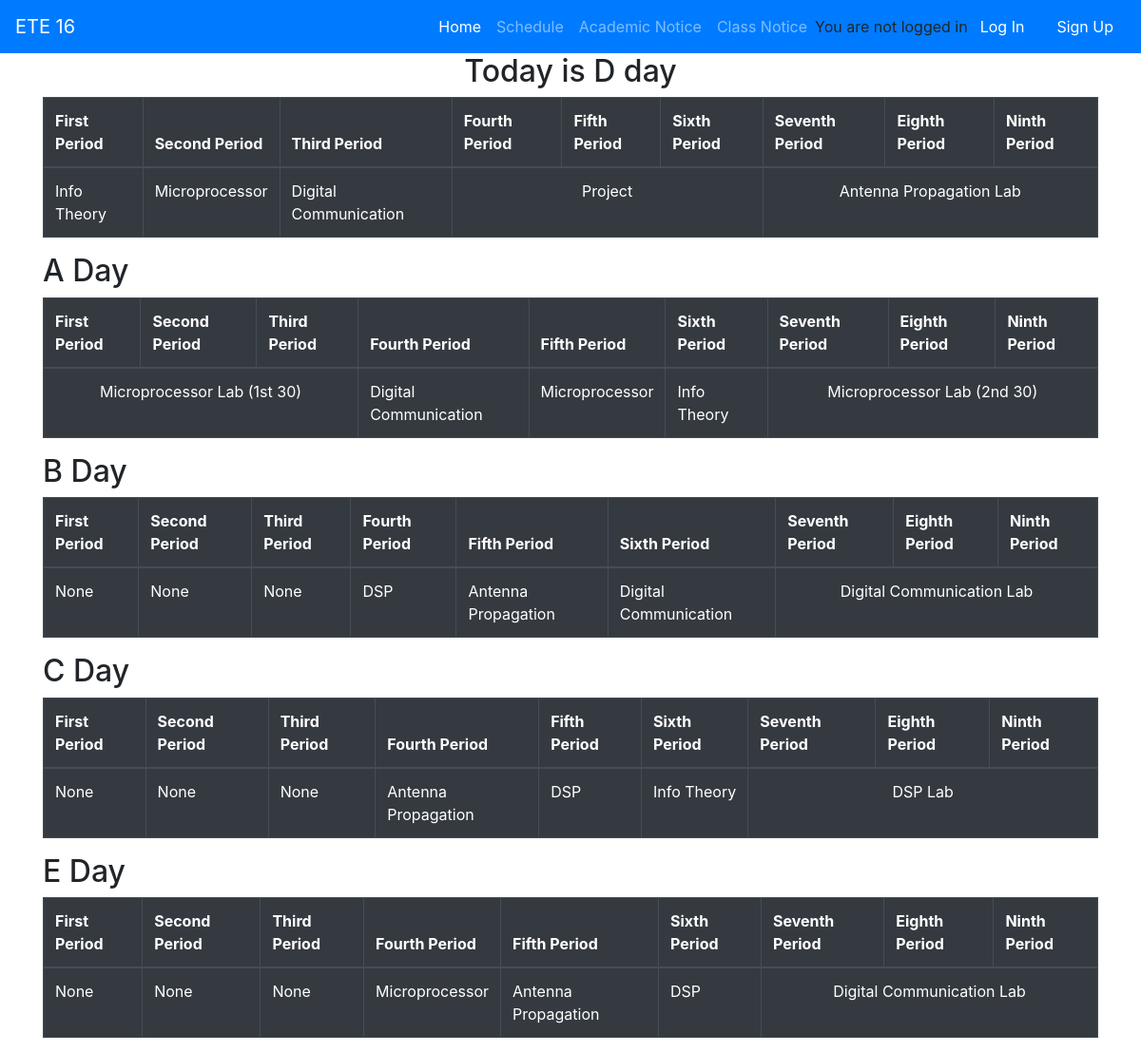
Page /schedule/ on the committed database.
### schedule/models.py (models this page shows, shortened)
class Schedule(models.Model):
	DAY_CHOICES = [
	('A','A'),
	('B','B'),
	('C','C'),
	('D','D'),
	('E','E'),
	]
	day = models.CharField(max_length=1,choices=DAY_CHOICES)
	date = models.DateField(auto_now_add=True)
	def __str__(self):
		return self.day

class Routine(models.Model):
	DAY_CHOICES = [
	('A','A'),
	('B','B'),
	('C','C'),
	('D','D'),
	('E','E'),
	]
	day = models.CharField(max_length=1,choices=DAY_CHOICES)
	morning_lab = models.BooleanField(default = False)
	first_period = models.CharField(max_length=30, null = " ",blank=True,default = "-")
	second_period = models.CharField(max_length=30, null = " ",blank=True,default = "-")
	third_period = models.CharField(max_length=30, null = " ",blank=True,default = "-")
	after_morning_lab=models.BooleanField(default = False)
	fourth_period = models.CharField(max_length=30, null = " ",blank=True,default = "-")
	fifth_period = models.CharField(max_length=30, null = " ",blank=True,default = "-")
	sixth_period = models.CharField(max_length=30, null = " ",blank=True,default = "-")
	afternoon_lab=models.BooleanField(default = False)
	seventh_period = models.CharField(max_length=30, null = " ",blank=True,default = "-")
	eigth_period = models.CharField(max_length=30, null = " ",blank=True,default = "-")
	ninth_period = models.CharField(max_length=30, null = " ",blank=True,default = "-")

### schedule/views.py (the view)
# urls.py: path('',ScheduleView,name='schedule'),
def ScheduleView(request):
	day = Schedule.objects.all()[0]
	context = {
		"day":day,
	}
	if str(day) == "A":
		routine=Routine.objects.get(day="A")
	elif str(day) == "B":
		routine=Routine.objects.get(day="B")
	elif str(day) == "C":
		routine=Routine.objects.get(day="C")
	elif str(day) == "D":
		routine=Routine.objects.get(day="D")
	elif str(day) == "E":
		routine=Routine.objects.get(day="E")
	context["routine"] = routine
	remaining_routine = Routine.objects.exclude(day=day)
	context["remaining_routine"] = remaining_routine
	return render(request,'schedule.html',context)

### templates/schedule.html
{% extends 'base.html' %}
{% block content %}
    <h2 class="text-center">Today is {{ day }} day</h2>
 	<table class="table table-bordered table-dark table-responsive">
		<thead>
		<tr>
		  <th scope="col">First Period</th>
		  <th scope="col">Second Period</th>
		  <th scope="col">Third Period</th>
		  <th scope="col">Fourth Period</th>
		  <th scope="col">Fifth Period</th>
		  <th scope="col">Sixth Period</th>
		  <th scope="col">Seventh Period</th>
		  <th scope="col">Eighth Period</th>
		  <th scope="col">Ninth Period</th>
		</tr>
		</thead>
		<tbody>
		<tr>
			{% if routine.morning_lab %}
		  <td colspan="3" class="text-center">{{ routine.first_period }}</td>
		    {% else %}
		  <td>{{ routine.first_period }}</td>
		  <td>{{ routine.second_period }}</td>
		  <td>{{ routine.third_period }}</td>
		    {% endif %}
		    {% if routine.after_morning_lab %}
		  <td colspan="3" class="text-center">{{ routine.fourth_period }}</td>
		  	{% else %}
		  <td>{{ routine.fourth_period }}</td>
		  <td>{{ routine.fifth_period }}</td>
		  <td>{{ routine.sixth_period }}</td>
		    {% endif %}
		    {% if routine.afternoon_lab %}
		  <td colspan="3" class="text-center">{{ routine.seventh_period }}</td>
		  	{% else %}
		  <td>{{ routine.seventh_period }}</td>
		  <td>{{ routine.eighth_period }}</td>
		  <td>{{ routine.ninth_period }}</td>
		    {% endif %}
		</tr>
		</tbody>
	</table>
	{% for routine in remaining_routine %}
	<h2>{{ routine.day }} Day</h2>
	<table class="table table-bordered table-dark table-responsive">
		<thead>
		<tr>
		  <th scope="col">First Period</th>
		  <th scope="col">Second Period</th>
		  <th scope="col">Third Period</th>
		  <th scope="col">Fourth Period</th>
		  <th scope="col">Fifth Period</th>
		  <th scope="col">Sixth Period</th>
		  <th scope="col">Seventh Period</th>
		  <th scope="col">Eighth Period</th>
		  <th scope="col">Ninth Period</th>
		</tr>
		</thead>
		<tbody>
		<tr>
			{% if routine.morning_lab %}
		  <td colspan="3" class="text-center">{{ routine.first_period }}</td>
		    {% else %}
		  <td>{{ routine.first_period }}</td>
		  <td>{{ routine.second_period }}</td>
		  <td>{{ routine.third_period }}</td>
		    {% endif %}
		    {% if routine.after_morning_lab %}
		  <td colspan="3" class="text-center">{{ routine.fourth_period }}</td>
		  	{% else %}
		  <td>{{ routine.fourth_period }}</td>
		  <td>{{ routine.fifth_period }}</td>
		  <td>{{ routine.sixth_period }}</td>
		    {% endif %}
		    {% if routine.afternoon_lab %}
		  <td colspan="3" class="text-center">{{ routine.seventh_period }}</td>
		  	{% else %}
		  <td>{{ routine.seventh_period }}</td>
		  <td>{{ routine.eighth_period }}</td>
		  <td>{{ routine.ninth_period }}</td>
		    {% endif %}
		</tr>
		</tbody>
	</table>
	{% endfor %}
{% endblock content %}

### rows in the picture
Schedule: day "D"
Routine: first_period "Info Theory", second_period "Microprocessor", third_period "Digital Communication", fourth_period "Project", seventh_period "Antenna Propagation Lab"
Routine: day "A", first_period "Microprocessor Lab (1st 30)", fourth_period "Digital Communication", fifth_period "Microprocessor", sixth_period "Info Theory", seventh_period "Microprocessor Lab (2nd 30)"
Routine: day "B", first_period "None", second_period "None", third_period "None", fourth_period "DSP", fifth_period "Antenna Propagation", sixth_period "Digital Communication", seventh_period "Digital Communication Lab"
Routine: day "C", first_period "None", second_period "None", third_period "None", fourth_period "Antenna Propagation", fifth_period "DSP", sixth_period "Info Theory", seventh_period "DSP Lab"
Routine: day "E", first_period "None", second_period "None", third_period "None", fourth_period "Microprocessor", fifth_period "Antenna Propagation", sixth_period "DSP", seventh_period "Digital Communication Lab"
